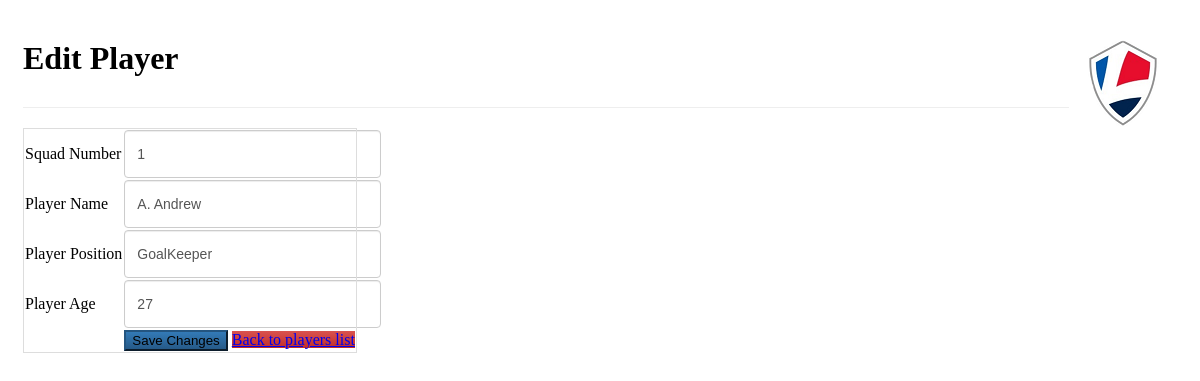
The app's page /player/update.php?playerID=12 (signed in) with its own data.
### tables this page shows
CREATE TABLE `player` (
  `playerID` int(11) NOT NULL AUTO_INCREMENT,
  `squadNumber` int(11) NOT NULL,
  `playerName` varchar(30) NOT NULL,
  `playerPosition` varchar(30) NOT NULL,
  `playerAge` int(11) NOT NULL,
  PRIMARY KEY (`playerID`)
);

### player/update.php (the view, shortened to what this page needs)
<!DOCTYPE HTML>
<html>
   <head>
      <link rel="stylesheet" href="../libs/football.css" />
   </head>
   <body>
      <div class="container">
         <div class="page-header">
         	<img src="../images/teamlogo2.jpg" class="img-responsive pull-right" alt="Responsive image">
            <h1>Edit Player</h1>
         </div>
         <?php
            $playerID=isset($_GET['playerID']) ? $_GET['playerID'] : die('ERROR: Player not found.');
            include '../config/database.php';
            try {
                $query = "SELECT playerID, squadNumber, playerName, playerPosition, playerAge FROM player WHERE playerID = ? LIMIT 0,1";
                $stmt = $con->prepare( $query );
                $stmt->bindParam(1, $playerID);
                $stmt->execute();
                $row = $stmt->fetch(PDO::FETCH_ASSOC);
                $squadNumber= $row['squadNumber'];
                $playerName= $row['playerName'];
                $playerPosition= $row['playerPosition'];
                $playerAge= $row['playerAge'];
            }
            catch(PDOException $exception){
                die('ERROR: ' . $exception->getMessage());
            }
            ?>
         <?php
            $playerID=isset($_GET['playerID']) ? $_GET['playerID'] : die('ERROR: Player not found.');
            ?>
         <form action="<?php echo htmlspecialchars($_SERVER["PHP_SELF"] . "?playerID={$playerID}");?>" method="post">
            <table class='table table-hover table-responsive table-bordered'>
               <tr>
                  <td>Squad Number</td>
                  <td><input type='text' name='squadNumber' value="<?php echo htmlspecialchars($squadNumber, ENT_QUOTES);  ?>" class='form-control' /></td>
               </tr>
               <tr>
                  <td>Player Name</td>
                  <td><input type='text' name='playerName' value="<?php echo htmlspecialchars($playerName, ENT_QUOTES);  ?>" class='form-control' /></td>
               </tr>
               <tr>
                  <td>Player Position</td>
                  <td><input type='text' name='playerPosition' value="<?php echo htmlspecialchars($playerPosition, ENT_QUOTES);  ?>" class='form-control' /></td>
               </tr>
               <tr>
                  <td>Player Age</td>
                  <td><input type='text' name='playerAge' value="<?php echo htmlspecialchars($playerAge, ENT_QUOTES);  ?>" class='form-control' /></td>
               </tr>
               <tr>
                  <td></td>
                  <td>
                     <input type='submit' value='Save Changes' class='btn btn-primary' />
                     <a href='read.php' class='btn btn-danger'>Back to players list</a>
                  </td>
               </tr>
            </table>
         </form>
      </div>
   </body>
</html>

### records on screen
player: squadNumber "1", playerName "A. Andrew", playerPosition "GoalKeeper", playerAge "27"
